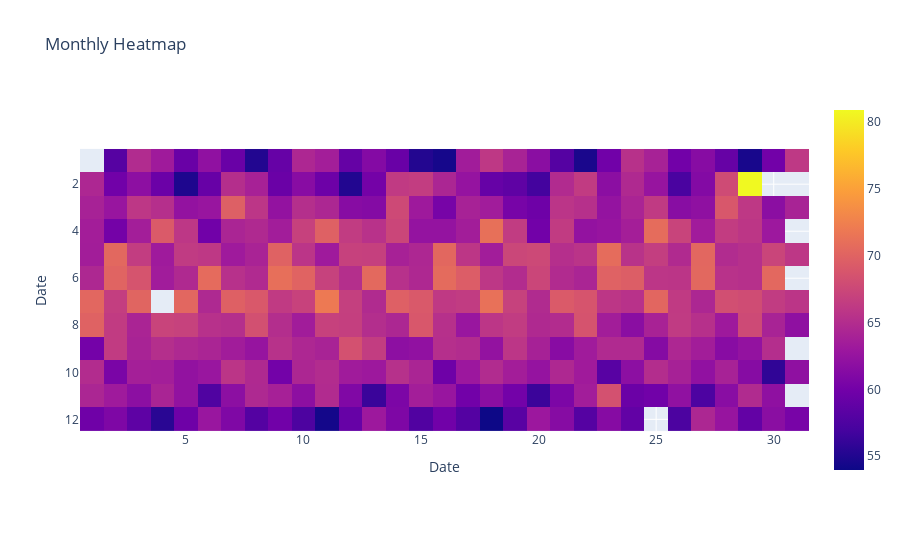

The notebook cell this image was saved under:
### Code cell
# Convert the Date column to a datetime object
df['Date'] = pd.to_datetime(df['Date'])

# Pivot the data to create a matrix with months as rows and days as columns
heatmap_data = df.pivot_table(index=df['Date'].dt.month, columns=df['Date'].dt.day, values='Price', aggfunc='mean')

# Create the interactive heatmap
fig = px.imshow(heatmap_data, title='Monthly Heatmap')

# Show the plot
fig.show()

### Figure 1 — Plotly figure (JSON) as saved in the notebook; plotly's stock layout.template omitted (floating-point values rounded to 4 significant figures; data arrays with more than 128 entries replaced by an {"elided": "..."} marker saying what was removed)
{"data": [{"coloraxis": "coloraxis", "hovertemplate": "Date: %{x}<br>Date: %{y}<br>color: %{z}<extra></extra>", "name": "0", "type": "heatmap", "x": [1, 2, 3, 4, 5, 6, 7, 8, 9, 10, 11, 12, 13, 14, 15, 16, 17, 18, 19, 20, 21, 22, 23, 24, 25, 26, 27, 28, 29, 30, 31], "xaxis": "x", "y": [1, 2, 3, 4, 5, 6, 7, 8, 9, 10, 11, 12], "yaxis": "y", "z": {"elided": "12x31 float values"}}], "layout": {"coloraxis": {"colorscale": [[0, "#0d0887"], [0.1111, "#46039f"], [0.2222, "#7201a8"], [0.3333, "#9c179e"], [0.4444, "#bd3786"], [0.5556, "#d8576b"], [0.6667, "#ed7953"], [0.7778, "#fb9f3a"], [0.8889, "#fdca26"], [1, "#f0f921"]]}, "title": {"text": "Monthly Heatmap"}, "xaxis": {"anchor": "y", "constrain": "domain", "domain": [0, 1], "scaleanchor": "y", "title": {"text": "Date"}}, "yaxis": {"anchor": "x", "autorange": "reversed", "constrain": "domain", "domain": [0, 1], "title": {"text": "Date"}}}}
